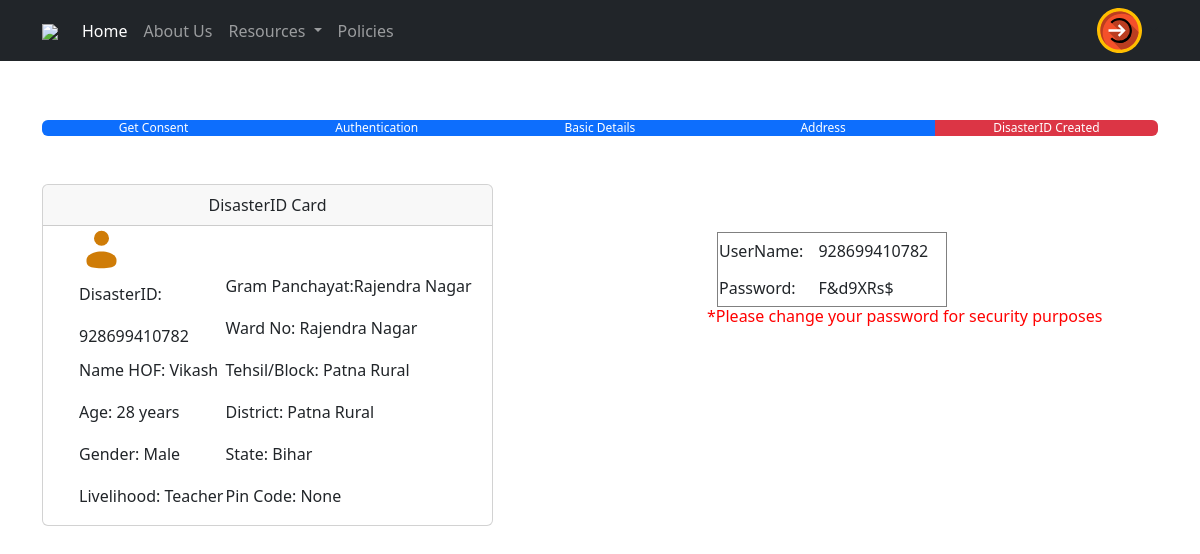
/disasterID-card/4/, run on the app's committed database.
### DisasterID/models.py (models this page shows, shortened)
class UserAddress(models.Model):
    user_profile = models.OneToOneField(UserProfile, on_delete=models.CASCADE)
    gramPanchayat=models.CharField(max_length=50,null=True)
    ward_no=models.CharField(max_length=20, null=True)
    tehsil_or_block=models.CharField(max_length=50,null=True)
    pincode=models.IntegerField(null=True)
    district=models.CharField(max_length=50, null=True)
    state=models.CharField(max_length=50, null=True)
    latitude=models.CharField(max_length=20, null=True)
    longitude=models.CharField(max_length=20, null=True)

class UserProfile(models.Model):
    email = models.EmailField(unique=True, null=True)
    disaster_id = models.CharField(max_length=12, unique=True, null=True)
    password=models.CharField(max_length=18, null=True)

class BasicUserDetails(models.Model):
    user_profile = models.OneToOneField(UserProfile, on_delete=models.CASCADE)
    name = models.CharField(max_length=255, null=True)
    age=models.IntegerField(validators=[MinValueValidator(1),MaxValueValidator(120)], null=True)
    gender=models.CharField(max_length=20, null=True)
    livelihood=models.CharField(max_length=50, null=True)

### DisasterID/views.py (the view)
# urls.py: path('disasterID-card/<int:email_verification_id>/', views.disasterID, name='disasterID_card'),
def disasterID(request, email_verification_id):
    email_verification = EmailVerification.objects.get(id=email_verification_id)
    user_profile=email_verification.user_profile
    basic_user_details=BasicUserDetails.objects.get(user_profile_id=email_verification.user_profile)
    user_address=UserAddress.objects.get(user_profile_id=email_verification.user_profile)
    password=user_profile.password
    return render(request, "DisasterID/disasterID_Card.html",{
        "user_profile":user_profile,
        "email_verification": email_verification,
        "user_detail":basic_user_details,
        "user_address":user_address,
        "password":password
        })

### DisasterID/templates/DisasterID/disasterID_Card.html (shortened to what this page needs)
{% extends 'base.html' %}
{% block content %}
<div class="container mt-5">
    <div class="progress">
        <div class="progress-bar bg-primary" style="width:20%">
          Get Consent
        </div>
        <div class="progress-bar bg-primary" style="width:20%">
          Authentication
        </div>
        <div class="progress-bar bg-primary" style="width:20%">
          Basic Details
        </div>
        <div class="progress-bar bg-primary" style="width:20%">
          Address
        </div>
        <div class="progress-bar bg-danger" style="width:20%">
          DisasterID Created
        </div>
      </div>
</div>
<div class="container mt-5">
    <div class="row">
        <div class="col-md-5">
            <div class="card" id="map-container">
                <div class="card-header" id="location-map-header" style="text-align:center;">DisasterID Card</div>
                <div class="card-body p-0">
                        <table style="margin-left:35px;">
                            <tr>
                                <td colspan="2">
                                    </td>
                                <td></td>
                            </tr>
                            <tr>
                                <td>DisasterID: </td>
                                <td><p>   Gram Panchayat:{{user_address.gramPanchayat}}</P></td>
                            </tr>
                            <tr>
                                <td>{{user_profile.disaster_id}}</td>
                                <td><p>Ward No: {{user_address.ward_no}}</P></td>
                            </tr>
                            <tr>
                                <td><p>Name HOF: {{user_detail.name}}</p></td>
                                <td><p>Tehsil/Block: {{user_address.tehsil_or_block}}</P></td>
                            </tr>
                            <tr>
                                <td><p>Age: {{user_detail.age}} years</p></td>
                                <td><p>District: {{user_address.district}}</P></td>
                            </tr>
                            <tr>
                                <td><p>Gender: {{user_detail.gender}}</P></td>
                                <td><p>State: {{user_address.state}}</P></td>
                            </tr>
                            <tr>
                                <td><p>Livelihood: {{user_detail.livelihood}}</p></td>
                                <td><p>Pin Code: {{user_address.pincode}}</P></td>
                            </tr>
                        </table>
                </div>
            </div>
        </div>
        <div class="col-md-2"></div>
        <div class="col-md-5">
            <div class="container pt-5"></div>
            <table style="margin-left:10px;" width="230px" height="75px" border="1" border-color="#000" >
                <tr>
                    <td style="margin-left:20px;">UserName:</td>
                    <td style="margin-left:20px;">{{user_profile.disaster_id}}</td>
                </tr>
                <tr>
                    <td style="margin-left:20px;">Password:</td>
                    <td style="margin-left:20px;">{{password}}</td>
                </tr>
            </table>
            <h6 style="color:red;">*Please change your password for security purposes</h6>
        </div>
        </div>
    </div>
</div>
{% endblock %}

### data on the page
UserAddress: gramPanchayat "Rajendra Nagar", ward_no "Rajendra Nagar", tehsil_or_block "Patna Rural", district "Patna Rural", state "Bihar", pincode "None"
UserProfile: disaster_id "928699410782", password "F&d9XRs$"
BasicUserDetails: name "Vikash", age "28", gender "Male", livelihood "Teacher"
